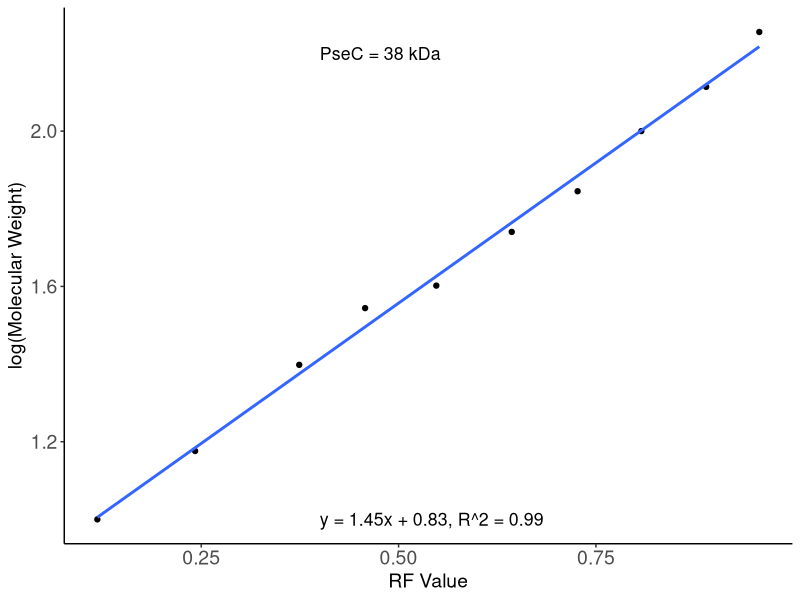
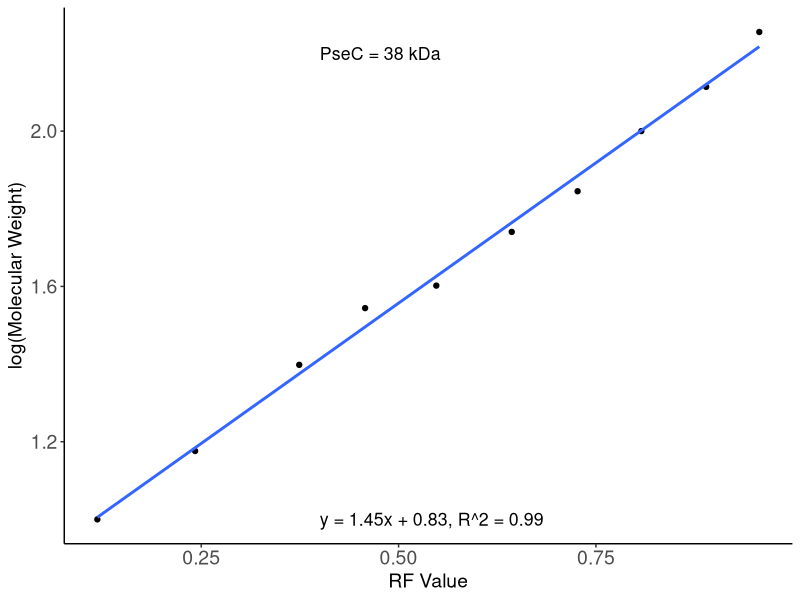

Write the R code that produced these figures, in order.
#### Set up ####

##Packages
#install.packages("tidyverse")
library(tidyverse)

#install.packages("readxl")
library(readxl)

#function for me
specify_decimal <- function(x, k) trimws(format(round(x, k), nsmall=k))

#### Your inputs ####

##Loading in your data
#Input data under columns 'distance' and 'mw_kDa'

## From excel
#wb_ladder <- read_excel("project/Figuring out molecular weight.xlsx")

##manual input
wb_ladder <- data_frame(
  mw_kDa = c(10,15,25,35,40,55,70,100,130,180),  
  distance = c(6.55,5.63,4.65,4.03,3.36,2.65,2.03,1.43,0.82,0.32)
  )
##check
view(wb_ladder)

#Specifics 
protein_name <- "PseC"
solvent_front <- 7.43
protein_distance <- 3.62
plot_save_location <- "project/plots/"

#### Finding linear regression coefficients ########

#solvent front:
wb_ladder

#finding the rf
wb_ladder$rf <- (solvent_front-wb_ladder$distance)/solvent_front

#getting log(molecular weight)
wb_ladder$log_mw <- log10(wb_ladder$mw_kDa)

## linear regression
wb_ladder_lm <- lm(log_mw~rf, data=wb_ladder)

#finding the equation
sum_wb_ladder_lm <- summary(wb_ladder_lm)
sum_wb_ladder_coeff <- sum_wb_ladder_lm[["coefficients"]]

# y = log(mw)
# x = rf
# y = mx + c

mx <- sum_wb_ladder_lm$coefficients["rf","Estimate"]
c <- sum_wb_ladder_lm$coefficients["(Intercept)","Estimate"]
r2 <- sum_wb_ladder_lm[["adj.r.squared"]]

line_equation <- paste("y = ",
                       specify_decimal(mx,2),
                       "x + ",specify_decimal(c,2),
                       ", R^2 = ",
                       specify_decimal(r2,2), sep="")
line_equation

#### Finding my MW for PseB ####

##find rf

# Alt if want quick Mw
#protein_distance <- (3.65+3.74+3.74+4.03+4.08)/5

rf <- (solvent_front-protein_distance)/solvent_front
rf

#find log(mw)
log_Mw <- (mx*rf) + c
log_Mw

#mw
PseB_Mw <- 10^(log_Mw)
PseB_Mw

Mw <- specify_decimal(PseB_Mw,0)
Mw <- paste(protein_name," = ",Mw," kDa", sep="")

#### plotting the calibration curve ####
wb_ladder %>%
  ggplot(aes(x = rf, y=log_mw)) +
  geom_point() +
  geom_smooth(method = lm, se = F) +
  theme_classic() +
  annotate("text",x = 0.40, y=1, label = paste(line_equation), size = 4.5, hjust = 0) +
  annotate("text",x = 0.40, y=2.2, label = Mw, size = 4.5, hjust = 0) +
  scale_y_continuous("log(Molecular Weight)") +
  scale_x_continuous("RF Value") +
  theme(axis.text=element_text(size=14),
        axis.title=element_text(size=14))

## Save curve to inputted location
ggsave(paste(plot_save_location,protein_name,
             "_SDSPage_Mw.png",sep = ""),
       width= 1800,
       height= 2000,
       units="px")

#### Citations ####

# R Core Team (2023). _R: A
# Language and Environment for
# Statistical Computing_. R
# Foundation for Statistical
# Computing, Vienna, Austria.
# <https://www.R-project.org/>.

##TidyVerse
# Wickham H, Averick M, Bryan J,
# Chang W, McGowan LD, François
# R, Grolemund G, Hayes A, Henry
# L, Hester J, Kuhn M, Pedersen
# TL, Miller E, Bache SM, Müller
# K, Ooms J, Robinson D, Seidel
# DP, Spinu V, Takahashi K,
# Vaughan D, Wilke C, Woo K,
# Yutani H (2019). “Welcome to
# the tidyverse.” _Journal of
# Open Source Software_, *4*(43),
# 1686. doi:10.21105/joss.01686
# <https://doi.org/10.21105/joss.01686>.


##readxl
# Wickham H, Bryan J (2023). _readxl: Read Excel Files_. R package
# version 1.4.3, <https://CRAN.R-project.org/package=readxl>
